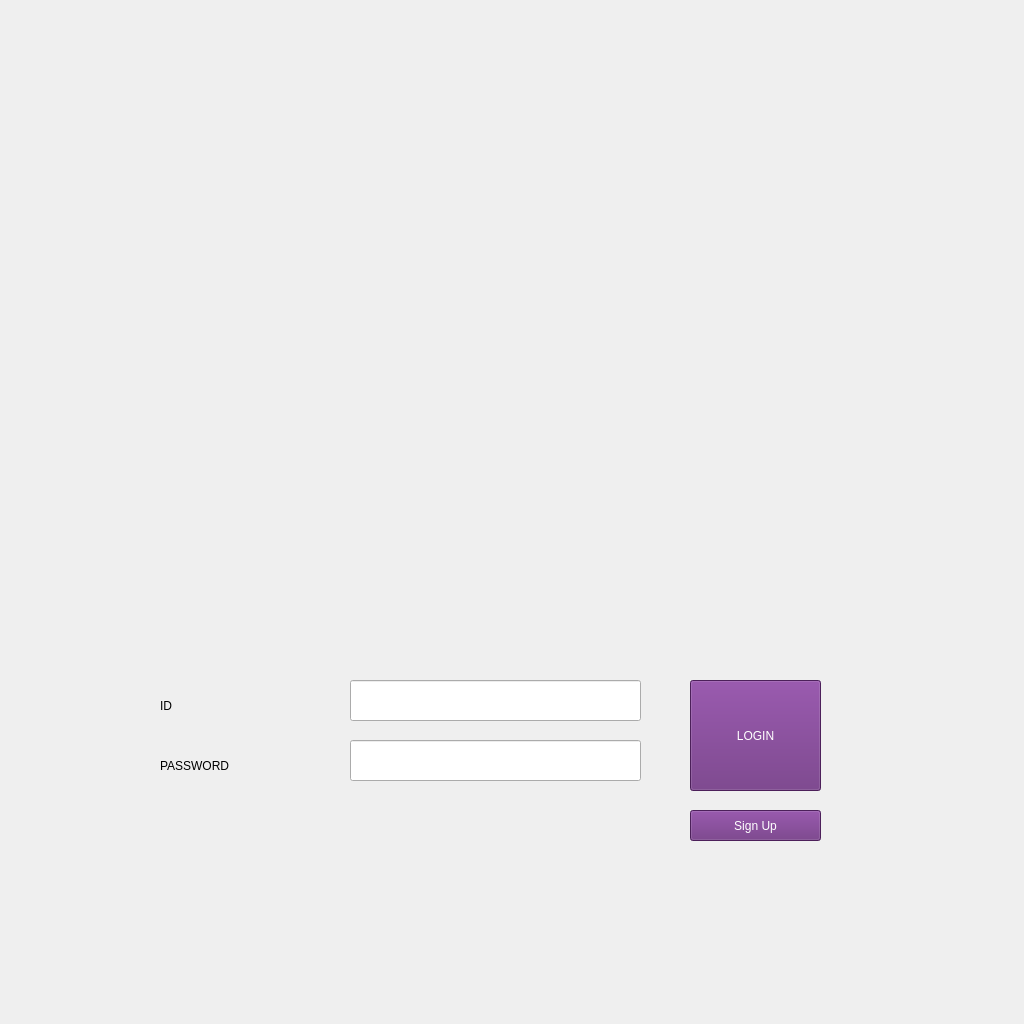
<?xml version="1.0" encoding="UTF-8"?>
<ui version="4.0">
 <class>LoginWin</class>
 <widget class="QMainWindow" name="LoginWin">
  <property name="geometry">
   <rect>
    <x>0</x>
    <y>0</y>
    <width>1024</width>
    <height>1024</height>
   </rect>
  </property>
  <property name="minimumSize">
   <size>
    <width>1024</width>
    <height>1024</height>
   </size>
  </property>
  <property name="maximumSize">
   <size>
    <width>1024</width>
    <height>1024</height>
   </size>
  </property>
  <property name="windowTitle">
   <string>Login</string>
  </property>
  <property name="styleSheet">
   <string notr="true"/>
  </property>
  <widget class="QWidget" name="centralwidget">
   <widget class="QLabel" name="id_lbl">
    <property name="geometry">
     <rect>
      <x>160</x>
      <y>660</y>
      <width>71</width>
      <height>91</height>
     </rect>
    </property>
    <property name="styleSheet">
     <string notr="true">font: 18pt &quot;나눔스퀘어&quot;;
</string>
    </property>
    <property name="text">
     <string>ID</string>
    </property>
   </widget>
   <widget class="QLabel" name="pwd_lbl">
    <property name="geometry">
     <rect>
      <x>160</x>
      <y>720</y>
      <width>191</width>
      <height>91</height>
     </rect>
    </property>
    <property name="styleSheet">
     <string notr="true">font: 18pt &quot;나눔스퀘어&quot;;</string>
    </property>
    <property name="text">
     <string>PASSWORD</string>
    </property>
   </widget>
   <widget class="QPushButton" name="login_btn">
    <property name="geometry">
     <rect>
      <x>690</x>
      <y>680</y>
      <width>131</width>
      <height>111</height>
     </rect>
    </property>
    <property name="styleSheet">
     <string notr="true">font: 18pt &quot;나눔스퀘어&quot;;
color: rgb(255, 255, 255);
background-color: rgb(107, 45, 126);</string>
    </property>
    <property name="text">
     <string>LOGIN</string>
    </property>
   </widget>
   <widget class="QLabel" name="res_lbl">
    <property name="geometry">
     <rect>
      <x>360</x>
      <y>630</y>
      <width>271</width>
      <height>31</height>
     </rect>
    </property>
    <property name="styleSheet">
     <string notr="true">font: 12pt &quot;나눔스퀘어&quot;;</string>
    </property>
    <property name="text">
     <string/>
    </property>
   </widget>
   <widget class="QLineEdit" name="id_lld">
    <property name="geometry">
     <rect>
      <x>350</x>
      <y>680</y>
      <width>291</width>
      <height>41</height>
     </rect>
    </property>
    <property name="styleSheet">
     <string notr="true">font: 12pt &quot;210 Namoogulrim&quot;;</string>
    </property>
    <property name="text">
     <string/>
    </property>
   </widget>
   <widget class="QLineEdit" name="pass_lld">
    <property name="geometry">
     <rect>
      <x>350</x>
      <y>740</y>
      <width>291</width>
      <height>41</height>
     </rect>
    </property>
    <property name="styleSheet">
     <string notr="true">font: 12pt &quot;210 Namoogulrim&quot;;</string>
    </property>
    <property name="inputMask">
     <string/>
    </property>
    <property name="text">
     <string/>
    </property>
    <property name="echoMode">
     <enum>QLineEdit::Password</enum>
    </property>
   </widget>
   <widget class="QPushButton" name="new_btn">
    <property name="geometry">
     <rect>
      <x>690</x>
      <y>810</y>
      <width>131</width>
      <height>31</height>
     </rect>
    </property>
    <property name="styleSheet">
     <string notr="true">font: 10pt &quot;나눔스퀘어&quot;;
color: rgb(255, 255, 255);
background-color: rgb(107, 45, 126);</string>
    </property>
    <property name="text">
     <string>Sign Up</string>
    </property>
   </widget>
   <widget class="QLabel" name="bgLabel">
    <property name="geometry">
     <rect>
      <x>0</x>
      <y>0</y>
      <width>1024</width>
      <height>1024</height>
     </rect>
    </property>
    <property name="minimumSize">
     <size>
      <width>1024</width>
      <height>1024</height>
     </size>
    </property>
    <property name="maximumSize">
     <size>
      <width>1024</width>
      <height>1024</height>
     </size>
    </property>
    <property name="text">
     <string/>
    </property>
   </widget>
   <zorder>bgLabel</zorder>
   <zorder>id_lbl</zorder>
   <zorder>pwd_lbl</zorder>
   <zorder>login_btn</zorder>
   <zorder>res_lbl</zorder>
   <zorder>id_lld</zorder>
   <zorder>pass_lld</zorder>
   <zorder>new_btn</zorder>
  </widget>
 </widget>
 <resources/>
 <connections/>
</ui>
